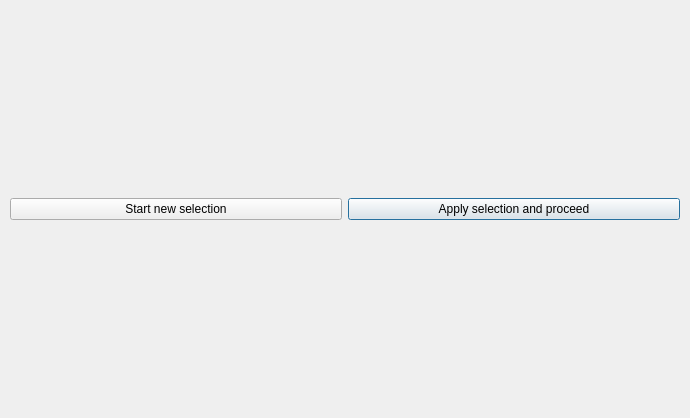
<?xml version="1.0" encoding="UTF-8"?>
<ui version="4.0">
 <class>XrayRegionSelection</class>
 <widget class="QMainWindow" name="XrayRegionSelection">
  <property name="geometry">
   <rect>
    <x>0</x>
    <y>0</y>
    <width>690</width>
    <height>418</height>
   </rect>
  </property>
  <property name="windowTitle">
   <string>Selection of the esophagus on the X-ray image</string>
  </property>
  <widget class="QWidget" name="centralwidget">
   <layout class="QGridLayout" name="gridLayout_2">
    <property name="leftMargin">
     <number>10</number>
    </property>
    <property name="topMargin">
     <number>10</number>
    </property>
    <property name="rightMargin">
     <number>10</number>
    </property>
    <property name="bottomMargin">
     <number>10</number>
    </property>
    <item row="1" column="0">
     <widget class="QPushButton" name="reset_button">
      <property name="text">
       <string>Start new selection</string>
      </property>
     </widget>
    </item>
    <item row="1" column="1">
     <widget class="QPushButton" name="apply_button">
      <property name="sizePolicy">
       <sizepolicy hsizetype="Preferred" vsizetype="Fixed">
        <horstretch>0</horstretch>
        <verstretch>0</verstretch>
       </sizepolicy>
      </property>
      <property name="text">
       <string>Apply selection and proceed</string>
      </property>
      <property name="default">
       <bool>true</bool>
      </property>
     </widget>
    </item>
    <item row="0" column="0" colspan="2">
     <layout class="QGridLayout" name="gridLayout"/>
    </item>
   </layout>
  </widget>
  <widget class="QMenuBar" name="menubar">
   <property name="geometry">
    <rect>
     <x>0</x>
     <y>0</y>
     <width>690</width>
     <height>26</height>
    </rect>
   </property>
  </widget>
 </widget>
 <resources/>
 <connections/>
</ui>
